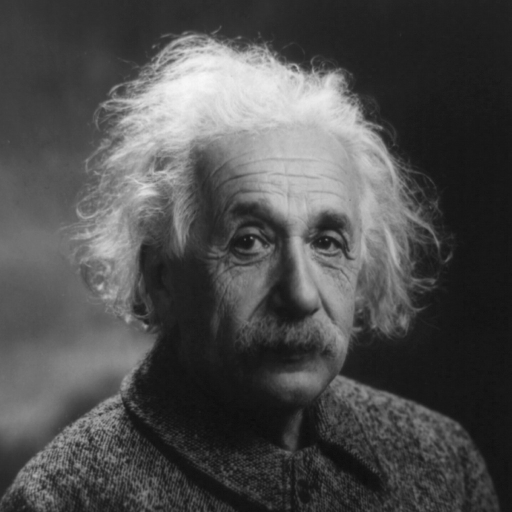
%> input picture CepstrumAnalysis/einstein.jpg, 1024 x 1024 px (shown at 1/2 size)
$ octave c_differentFilterToCepstrum.m   (GNU Octave 9; MATLAB toolbox functions it lacks are replaced by stand-ins)
%> lines starting %> are read from the running program, lines starting %| are printed output that depends on the picture
### CepstrumAnalysis/MakeCepstrum.m
function [ImageCepstrum] = MakeCepstrum(Image)

    for n=1:size(Image,3)                           %Start For loop for each scale.

        ImageDouble = double ( Image ( :, :, n ) ); %Convert input to double.

        ImageFourier = fft2 ( ImageDouble );        %Spectrum of image.

        FourierAbsolute = abs ( ImageFourier );     %Absolute of spectrum.

        FourierLog = log ( FourierAbsolute + 1 );   %Logarithm of absolute.

        FourierLogAbs = abs ( FourierLog );         %Absulute of logarithm.

        FourierEnergy = FourierLogAbs .^ 2;         %Power of 2.

        ImageCepstrum ( :, :, n ) = ifft2 ( FourierEnergy ); % Inverse transform.

    end

end

### CepstrumAnalysis/c_differentFilterToCepstrum.m
%%%%%%%%%%%%%%%%%%%%%%%%%%%%%%%%%%%%%%%%%%%%%%%%%%%%%%%%%%%%%%%%%%%%%%%%%%%
%                          Muhammed Enes Yılmaz                           %
%%%%%%%%%%%%%%%%%%%%%%%%%%%%%%%%%%%%%%%%%%%%%%%%%%%%%%%%%%%%%%%%%%%%%%%%%%%
close all
clear
clc

img = imread('einstein.jpg');
%> img is the input picture: size 1024x1024 uint8; min 10, max 249, mean 77.9

% If we design a filter with the same model with different parameters:
filter2 = fspecial('gaussian',[3 3],2);
figure
freqz2(filter2)
title({'Frequency response of the second filter','in the same model with different parameters - filter2'})
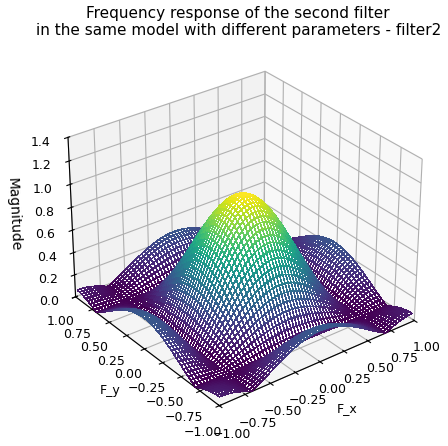
%> figure redrawn from the program's plot data
FFTimg = fft2(img);
filtered2 = imfilter(img,filter2);

C1 = MakeCepstrum(img);   % cepstrum of the image
%> the loop in MakeCepstrum, `for n=1:size(Image,3)` made 1 pass
%> pass 1, in MakeCepstrum, `FourierEnergy = FourierLogAbs .^ 2;`:
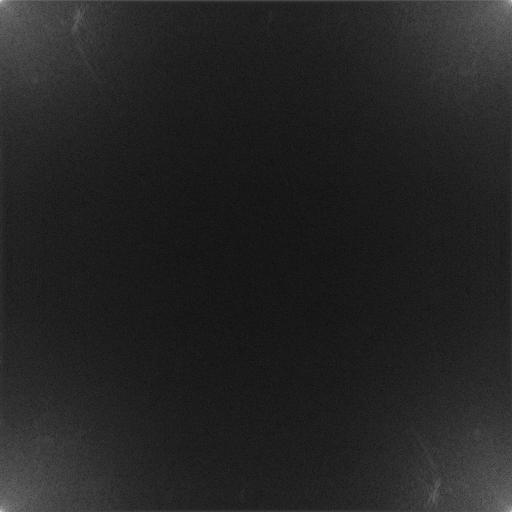
%> FourierEnergy: size 1024x1024 double (shown at 1/2 size); min 0.256, max 331.9, mean 47.8; drawn with min black and max white
C2 = MakeCepstrum(filtered2);  % cepstrum of filtered image
%> the loop in MakeCepstrum (call 2), `for n=1:size(Image,3)` made 1 pass
%> pass 1, in MakeCepstrum (call 2), `FourierLog = log ( FourierAbsolute + 1 );`:
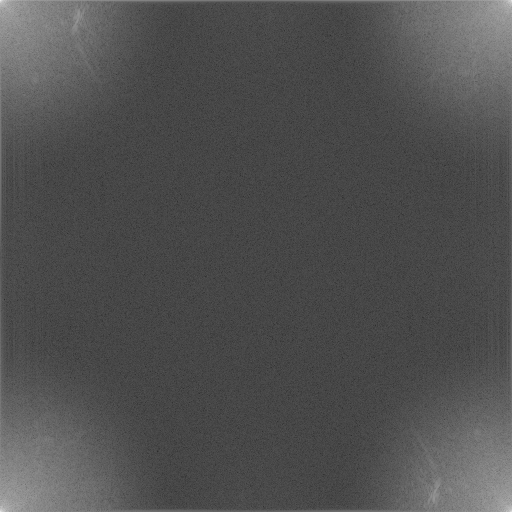
%> FourierLog: size 1024x1024 double (shown at 1/2 size); min 0.525, max 18.22, mean 6.11; drawn with min black and max white

differenceInTheCepstrums = C1 - C2;  % error in between
% Revert from error
Err = sqrt(fft2(differenceInTheCepstrums));
Err = exp(1).^(abs(Err));
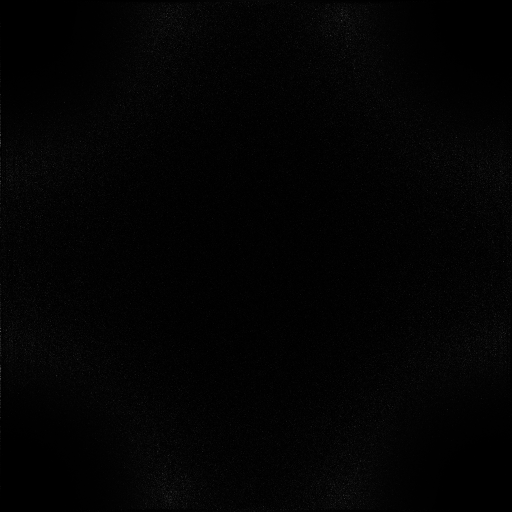
%> Err: size 1024x1024 double (shown at 1/2 size); min 1.01, max 2889.4, mean 40.1; drawn with min black and max white
Err = Err.*(cos(angle(FFTimg)) + i*sin(sin(angle(FFTimg))));
filtered2 = ifft2(Err);
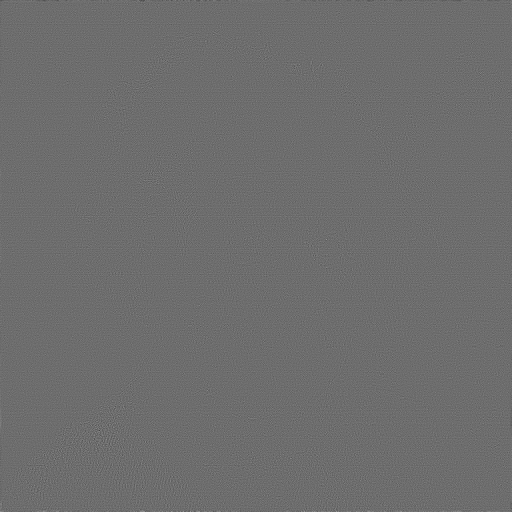
%> filtered2: size 1024x1024 double (shown at 1/2 size); min -0.678, max 0.899, mean 1.13e-06; drawn with min black and max white
filtered2 = abs(filtered2)./max(max(abs(filtered2))).*1023; %1024(img)
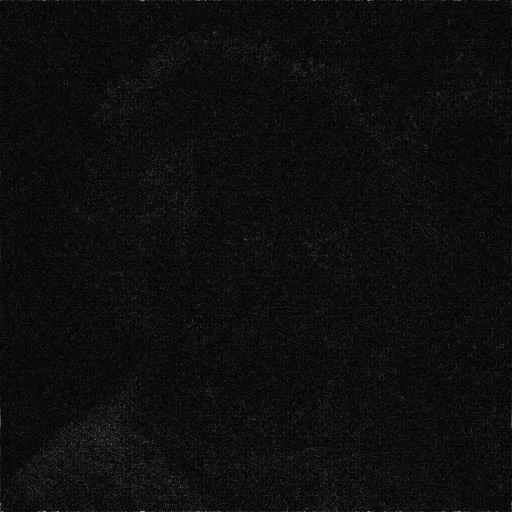
%> filtered2: size 1024x1024 double (shown at 1/2 size); min 1.49e-05, max 1023, mean 58.8; drawn with min black and max white

figure
subplot(1,2,1)
imshow(ifftshift(differenceInTheCepstrums),[]);
title('Difference between our original image and our second filter')
subplot(1,2,2)
imshow(uint8(filtered2),[]);
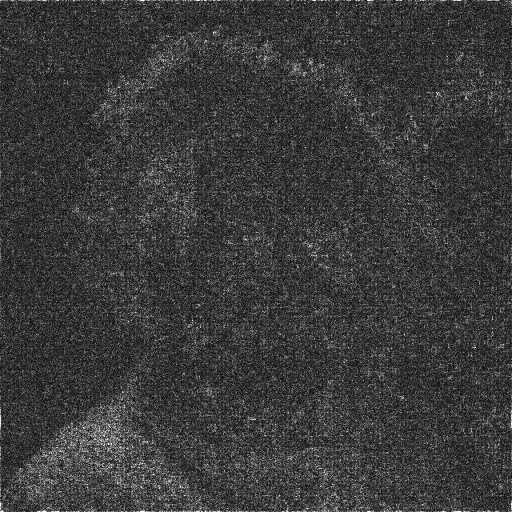
%> displayed picture: size 1024x1024, on the screen's scale of 0 to 255 (shown at 1/2 size); min 0, max 255, mean 58.6
title('Cepstrum returned from filter2 error');
